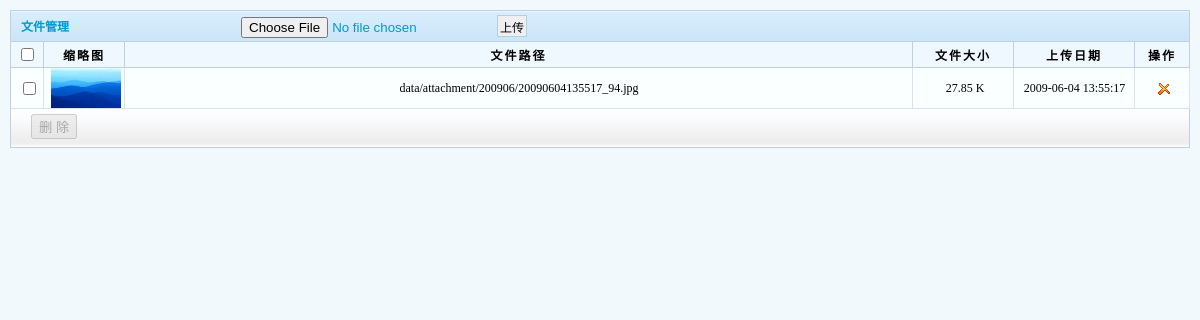
The app's page /admin/file.php (signed in) with its own data.
### tables this page shows
CREATE TABLE IF NOT EXISTS `cms_file` (
  `id` int(11) NOT NULL AUTO_INCREMENT,
  `filename` varchar(200) DEFAULT NULL,
  `ffilename` varchar(200) DEFAULT NULL,
  `path` varchar(250) DEFAULT NULL,
  `ext` varchar(10) DEFAULT NULL,
  `size` int(11) DEFAULT NULL,
  `upload_date` datetime DEFAULT NULL,
  PRIMARY KEY (`id`)
);

### include/config.inc.php (called while the page is built, shortened)
<?php
require_once ROOT_PATH.'include/db_mysql.php';
$db = new db_mysql();
?>

### include/db_mysql.php (called while the page is built, shortened)
<?php
class db_mysql {
	private $link_id = NULL;
	function __construct() {
		$this->debug = false;
	}
	function connect($dbhost, $dbuser, $dbpwd, $dbname = '', $dbcharset = 'utf8', $pconnect = 0) {
		if ($pconnect) {
			if (! $this->link_id = mysql_pconnect ( $dbhost, $dbuser, $dbpwd )) {
				$this->ErrorMsg ();
			}
		} else {
			if (! $this->link_id = mysql_connect ( $dbhost, $dbuser, $dbpwd, 1 )) {
				$this->ErrorMsg ();
			}
		}
	}
	function query($sql) {
		if (! ($query = mysql_query ( $sql, $this->link_id ))) {
			$this->ErrorMsg ();
			return false;
		} else {
			return $query;
		}
	}
	function getList($sql) {
		$res = $this->query ( $sql );
		if ($res !== false) {
			$arr = array ();
			$row = mysql_fetch_assoc ( $res );
			while ($row) {
				$arr [] = $row;
				$row = mysql_fetch_assoc ( $res );
			}
			return $arr;
		} else {
			return false;
		}
	}
	function selectLimit($sql, $numrows=-1, $offset=-1) {
		if($offset==-1){
			$sql .= ' LIMIT ' . $numrows;
		}else{
			$sql .= ' LIMIT ' . $offset . ', ' . $numrows;
		}
		return $this->getList( $sql );
	}
}
?>

### admin/file.php (the view, shortened to what this page needs)
<?php
require_once ("admin.inc.php");
$page 			= $_GET ['page'] ? $_GET ['page'] : 1;
$page_size 		= 20;
$sql_string = "select * from cms_file order by id desc";
$file_list = $db->selectLimit ( $sql_string, $page_size, ($page - 1) * $page_size );
?>
<html>
<head>
<link href="images/css.css" rel="stylesheet" type="text/css">
</head>
<body>
<table width="100%" border="0" cellpadding="0" cellspacing="0" >
  <tr>
    <td valign="top" style="padding:10px;"><table width="100%" border="0" align="center" cellpadding="0" cellspacing="0" class="table_head">
        <tr>
          <td width="200" height="30">文件管理
            &nbsp;&nbsp;&nbsp;</td>
          <td>
          <form action="file.action.php" method="post" enctype="multipart/form-data" style="margin:0">
          <input type="file" name="file" id="file">
          <input name="button" type="submit" class="submit1" id="button" value="上传">
          </form>
          </td>
        </tr>
      </table>
      <table width="100%" border="0" align="center" cellpadding="0" cellspacing="0" class="table_form">
        <tr>
          <th width="32"><input type="checkbox" name="checkbox11" value="checkbox" onClick="checkAll(this,'checkbox')"></th>
          <th width="80">缩略图</th>
          <th>文件路径</th>
          <th width="100">文件大小</th>
          <th width="120">上传日期</th>
          <th width="54" height="26">操作</th>
        </tr>
        <?php
	foreach ($file_list as $list){
  ?>
        <tr onMouseOver="this.className='relow'" onMouseOut="this.className='row'" class="row">
          <td height="40" align="center" ><input type="checkbox" name="checkbox" value="<?php echo $list['id'];?>" onClick="checkDeleteStatus('checkbox')"></td>
          <td align="center" >
          <img src="../<?php echo $list['path'];?>" width="70" height="40" onMouseOver="document.getElementById('bigPic<?php echo $list['id'];?>').style.display=''" onMouseOut="document.getElementById('bigPic<?php echo $list['id'];?>').style.display='none'">
          </td>
          <td align="center" ><?php echo $list['path'];?>&nbsp;</td>
          <td align="center" ><?php echo round($list['size']/1024,2);?> K</td>
          <td align="center"><?php echo $list['upload_date'];?>&nbsp;</td>
          <td height="40" align="center"><a href="page.add.php?act=edit&id=<?php echo $list['id'];?>"></a> <img src="images/del.gif" alt="删除" onClick="doAction('delete',<?php echo $list['id'];?>)" style="cursor:pointer"></td>
        </tr>
        <?php
	}
  ?>
      </table>
      <table width="100%" border="0" cellpadding="0" cellspacing="0" class="table_footer">
        <tr>
          <td height="29" style="text-align:left; padding-left:10px"><div style=" float:left">
              <input type="button" id="DeleteCheckboxButton" value="删 除" disabled="disabled" onClick="doAction('deleteAll')">
            </div>
            </td>
        </tr>
        <tr>
          <td height="3" colspan="2" background="admin/images/20070907_03.gif"></td>
        </tr>
    </table></td>
  </tr>
</table>
</body>
</html>

### admin/images/css.css (style rules this page uses)
body { margin: 0px; padding: 0px; background-color:#F1F9FC; }
.submit1 { BORDER-RIGHT: #B5D0DB 1px solid; PADDING-RIGHT: 2px; BORDER-TOP: #B5D0DB 1px solid; PADDING-LEFT: 2px; FONT-SIZE: 12px; FILTER: progid:DXImageTransform.Microsoft.Gradient(GradientType=0, StartColorStr=#ffffff, EndColorStr=#C3DAF5); BORDER-LEFT: #B5D0DB 1px solid; CURSOR: pointer; COLOR: black; PADDING-TOP: 2px; BORDER-BOTTOM: #B5D0DB 1px solid ; }
.table_head { background-image: url(img_09.gif); background-repeat: repeat-x; text-align: left; height: 30px; border-top-width: 1px; border-top-style: solid; border-top-color: #C0D0E4; font-size: 12px; font-weight: bold; color: #0099CB; border-left-width: 1px; border-left-style: solid; border-left-color: #C0D0E4; border-right-width: 1px; border-right-style: solid; border-right-color: #C0D0E4; }
.table_head td { padding-left:10px; padding-right:10px; }
.table_form { background-color:#FFFFFF; border-left-width: 1px; border-left-style: solid; border-left-color: #C0D0E4; font-size: 12px; border-top-width: 1px; border-top-style: solid; border-top-color: #C0D0E4; }
.table_form td { font-size:12px; height:26px; padding-left:4px; color: #000000; border-right-width: 1px; border-bottom-width: 1px; border-right-style: solid; border-bottom-style: solid; border-right-color: #D9E2EE; border-bottom-color: #D9E2EE; }
.table_form tr { background-color:#FAFFFF; }
.table_form th { font: bold 12px; color: #000000; letter-spacing: 2px; text-align: center; height:26px; background-color:#CCFFFF background-repeat: repeat-x; border-right-width: 1px; border-bottom-width: 1px; border-right-style: solid; border-bottom-style: solid; border-right-color: #C0D0E4; border-bottom-color: #C0D0E4; background-color: #EFF8FE; }
.table_footer { background-image: url(img_10.gif); background-repeat: repeat-x; height: 39px; margin: 0px; width: 100%; border-right-width: 1px; border-bottom-width: 1px; border-left-width: 1px; border-right-style: solid; border-bottom-style: solid; border-left-style: solid; border-right-color: #C0D0E4; border-bottom-color: #C0D0E4; border-left-color: #C0D0E4; padding-right: 10px; padding-left: 10px; font-size: 12px; }

### records on screen
cms_file: path (picture), path "data/attachment/200906/20090604135517_94.jpg", $list['size']/1024 "27.85", upload_date "2009-06-04 13:55:17"
